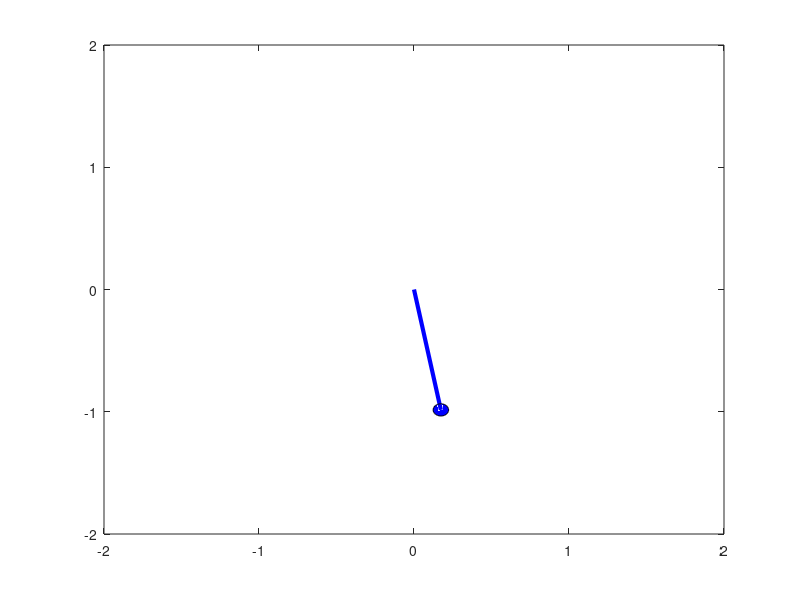

The MATLAB script that drew this image:
% Simple Pendulum Simulation (Linearised at 0) %
clear
clf

Length = 1;
Mass = 15;
g=9.81;

k=g/Length;
theta_init=pi/18;

t=0;
tic;

    while t<=10
        t=toc;
        theta = (theta_init)*cos(t*sqrt(k));         
        
        lx=Length*cos(theta-(pi/2));
        ly=Length*sin(theta-(pi/2));

        plot([0 lx],[0 ly],'b','Linewidth',3);   
        rectangle('Curvature',[1,1],'Position',[lx-0.05,ly-0.05,0.1,0.1],'FaceColor','b');

        axis([-2 2 -2 2])

        pause(0.01);
    end




